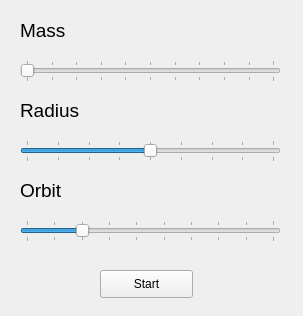
<?xml version="1.0" encoding="UTF-8"?>
<ui version="4.0">
 <class>input_parameters_form</class>
 <widget class="QWidget" name="input_parameters_form">
  <property name="windowModality">
   <enum>Qt::ApplicationModal</enum>
  </property>
  <property name="geometry">
   <rect>
    <x>0</x>
    <y>0</y>
    <width>303</width>
    <height>316</height>
   </rect>
  </property>
  <property name="minimumSize">
   <size>
    <width>303</width>
    <height>316</height>
   </size>
  </property>
  <property name="maximumSize">
   <size>
    <width>303</width>
    <height>316</height>
   </size>
  </property>
  <property name="windowTitle">
   <string>Input parameters</string>
  </property>
  <widget class="QPushButton" name="start_button">
   <property name="geometry">
    <rect>
     <x>100</x>
     <y>270</y>
     <width>93</width>
     <height>28</height>
    </rect>
   </property>
   <property name="text">
    <string>Start</string>
   </property>
  </widget>
  <widget class="QSlider" name="radius_slider">
   <property name="geometry">
    <rect>
     <x>20</x>
     <y>140</y>
     <width>261</width>
     <height>22</height>
    </rect>
   </property>
   <property name="minimum">
    <number>3</number>
   </property>
   <property name="maximum">
    <number>11</number>
   </property>
   <property name="value">
    <number>7</number>
   </property>
   <property name="orientation">
    <enum>Qt::Horizontal</enum>
   </property>
   <property name="tickPosition">
    <enum>QSlider::TicksBothSides</enum>
   </property>
   <property name="tickInterval">
    <number>1</number>
   </property>
  </widget>
  <widget class="QLabel" name="mass_label">
   <property name="geometry">
    <rect>
     <x>20</x>
     <y>10</y>
     <width>261</width>
     <height>41</height>
    </rect>
   </property>
   <property name="font">
    <font>
     <pointsize>14</pointsize>
    </font>
   </property>
   <property name="text">
    <string>Mass</string>
   </property>
  </widget>
  <widget class="QSlider" name="orbit_slider">
   <property name="geometry">
    <rect>
     <x>20</x>
     <y>220</y>
     <width>261</width>
     <height>22</height>
    </rect>
   </property>
   <property name="minimum">
    <number>50</number>
   </property>
   <property name="maximum">
    <number>500</number>
   </property>
   <property name="value">
    <number>150</number>
   </property>
   <property name="orientation">
    <enum>Qt::Horizontal</enum>
   </property>
   <property name="tickPosition">
    <enum>QSlider::TicksBothSides</enum>
   </property>
   <property name="tickInterval">
    <number>50</number>
   </property>
  </widget>
  <widget class="QLabel" name="radius_label">
   <property name="geometry">
    <rect>
     <x>20</x>
     <y>95</y>
     <width>261</width>
     <height>31</height>
    </rect>
   </property>
   <property name="font">
    <font>
     <pointsize>14</pointsize>
    </font>
   </property>
   <property name="text">
    <string>Radius</string>
   </property>
  </widget>
  <widget class="QLabel" name="orbit_label">
   <property name="geometry">
    <rect>
     <x>20</x>
     <y>175</y>
     <width>261</width>
     <height>31</height>
    </rect>
   </property>
   <property name="font">
    <font>
     <pointsize>14</pointsize>
    </font>
   </property>
   <property name="text">
    <string>Orbit</string>
   </property>
  </widget>
  <widget class="QSlider" name="mass_slider">
   <property name="geometry">
    <rect>
     <x>20</x>
     <y>60</y>
     <width>261</width>
     <height>22</height>
    </rect>
   </property>
   <property name="minimum">
    <number>1</number>
   </property>
   <property name="maximum">
    <number>1000</number>
   </property>
   <property name="orientation">
    <enum>Qt::Horizontal</enum>
   </property>
   <property name="tickPosition">
    <enum>QSlider::TicksBothSides</enum>
   </property>
   <property name="tickInterval">
    <number>100</number>
   </property>
  </widget>
 </widget>
 <layoutdefault spacing="6" margin="11"/>
 <resources/>
 <connections/>
</ui>
